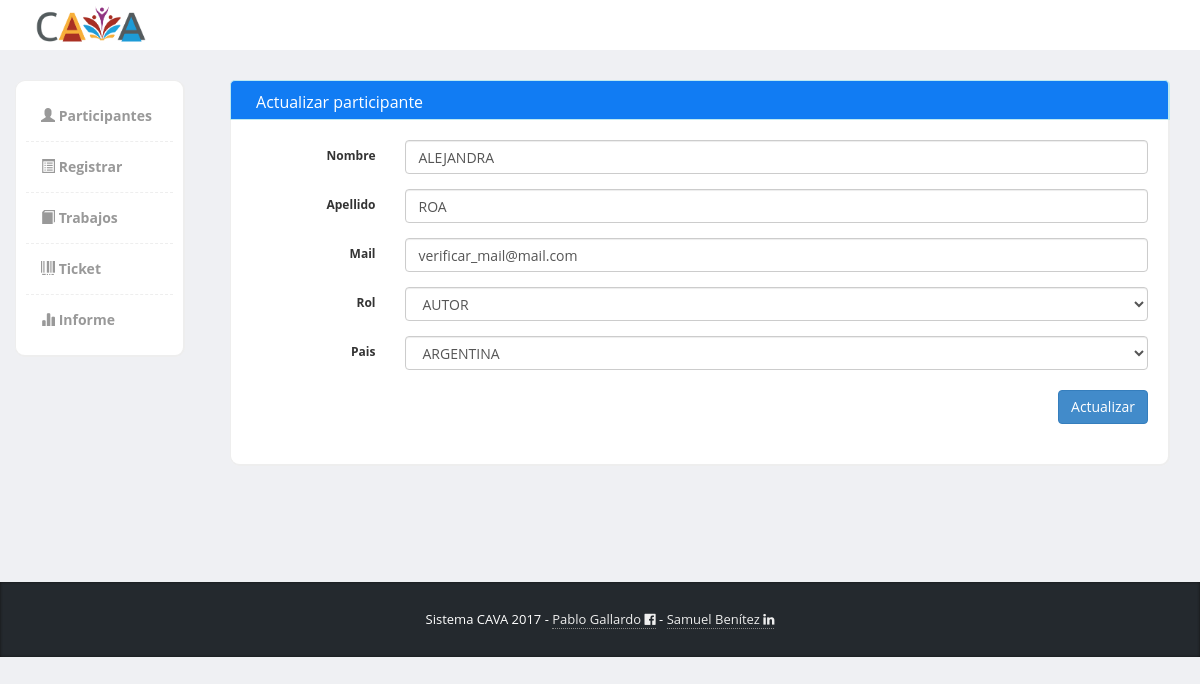
/registro/modificar/147, run on the app's committed database.
### tables this page shows
CREATE TABLE `personas` (
  `id_persona` int(11) NOT NULL,
  `nombre` varchar(64) NOT NULL,
  `apellido` varchar(64) NOT NULL,
  `mail` varchar(100) NOT NULL,
  `id_rol` int(11) NOT NULL,
  `id_pais` int(11) NOT NULL
);

### application/controllers/registro.php (called while the page is built, shortened)
<?php
class Registro extends CI_Controller {
	public function __construct(){
		$this->load->library('form_validation');
		$this->load->model('rol_model');
		$this->load->model('pais_model');
		$this->load->model('personas_model');
	}
	public function modificar($id = null){
		$personas = $this->personas_model->get_id($id);
		if(count($personas) > 0 ){
			foreach ($personas as $persona) {
				$data['nombre']   = $persona->nombre;
				$data['apellido'] = $persona->apellido;
				$data['mail']	  = $persona->mail;
				$data['id_rol']	  = $persona->id_rol;
				$data['id_pais']  = $persona->id_pais;
			}
			$data['id_persona'] = $id;
			$data['roles'] 		=  $this->rol_model->get();
			$data['paises'] 	= $this->pais_model->get();
			$this->load->view('commons/header_menu_view');
			$this->load->view('registro_update_view',$data);
			$this->load->view('commons/footer_view');
		}
		else
			redirect('participantes');
	}
}

### index.php (called while the page is built, shortened)
<?php
require_once BASEPATH.'core/CodeIgniter.php';

### application/models/personas_model.php (called while the page is built, shortened)
<?php
class personas_model extends CI_model {
	function get_id($id = null){
		$this->db->where('id_persona',$id);
		$query = $this->db->get('personas');
		return $query->result();
	}
}

### application/models/rol_model.php (called while the page is built, shortened)
<?php
class rol_model extends CI_model {
	function get(){
		return $this->db->get('rol')->result();
	}
}

### application/models/pais_model.php (called while the page is built, shortened)
<?php
class pais_model extends CI_model {
	function get(){
		return $this->db->get('pais')->result();
	}
}

### application/views/registro_update_view.php (the view, shortened to what this page needs)
<div class="col-md-12 panel-info">
			  			<div class="content-box-header panel-heading">
		  					<div class="panel-title ">Actualizar participante</div>
			  			</div>
			  			<div class="content-box-large box-with-header">
				  			<div id="rootwizard">
								<div class="tab-content">
								    <div class="tab-pane active" id="tab1">
								      <form class="form-horizontal" role="form" method="post" action="<?=base_url('registro/actualizar')?>">
										  <div class="form-group">
										    <label for="inputEmail3" class="col-sm-2 control-label">Nombre</label>
										    <div class="col-sm-10">
										      <input name="nombre" value="<?php echo (isset($nombre)) ? $nombre : set_value('nombre')?>" type="text" class="form-control" id="inputEmail3" placeholder="">
										    </div>
										  </div>
										  <div class="form-group">
										    <label for="inputPassword3" class="col-sm-2 control-label">Apellido</label>
										    <div class="col-sm-10">
										      <input name="apellido" value="<?php echo (isset($apellido)) ? $apellido : set_value('apellido')?>"  type="text" class="form-control" id="inputPassword3" placeholder="">
										    </div>
										  </div>
										  <div class="form-group">
										    <label for="inputPassword3" class="col-sm-2 control-label">Mail</label>
										    <div class="col-sm-10">
										      <input name="mail" value="<?php echo (isset($mail)) ? $mail : set_value('mail')?>" type="mail" class="form-control" id="inputPassword3" placeholder="">
										    </div>
										  </div>
										  <div class="form-group">
										    <label for="inputPassword3" class="col-sm-2 control-label">Rol</label>
										    <div class="col-sm-10">
										        <select name="id_rol" class="form-control" id="inputPassword3" required="">
											      	<?php foreach ($roles as $rol):?>
											      		<?php if($rol->id_rol == $id_rol): ?>
											      			<option value="<?=$rol->id_rol?>" selected><?=$rol->rol?></option>
											      		<?php else: ?>
											      			<option value="<?=$rol->id_rol?>"><?=$rol->rol?></option>
											      		<?php endif;?>
											      	<?php endforeach;?>
										        </select>
										    </div>
										  </div>
										  <div class="form-group">
										    <label for="inputPassword3" class="col-sm-2 control-label">Pais</label>
										    <div class="col-sm-10">
										      <select name="id_pais" class="form-control" id="inputPassword3" placeholder="">
										      	<?php foreach ($paises as $pais):?>
										      		<?php if($pais->id_pais == $id_pais): ?>
										      			<option value="<?=$pais->id_pais?>" selected><?=$pais->pais?></option>
										      		<?php else: ?>
										      			<option value="<?=$pais->id_pais?>"><?=$pais->pais?></option>
										      		<?php endif;?>
										      	<?php endforeach;?>
										      </select>
										    </div>
										  </div>
								    </div>
									<ul class="pager wizard">
									  	<input type="submit" class="btn btn-primary pull-right" value="Actualizar">
									</ul>
								</div>
							</div>
						</div>
</div>

### assets/template/css/styles.css (style rules this page uses)
.panel-info>.panel-heading { color: #ffffff; background-color: #117cf3; border-color: #bce8f1; }
body { font-family: 'Open Sans', sans-serif; background-color: #f7f7f7; position: relative; margin: 0px; font-size: 12px; padding: 0px; }
.content-box, .content-box-large { margin-bottom:30px; background:#fff; border-radius:10px; padding:10px; border-left:1px solid #eee; border-top:1px solid #eee; border-right:2px solid #eee; border-bottom:2px solid #eee; }
.content-box-large { padding: 20px; }
.box-with-header { border-top: none; border-top-left-radius:0px; border-top-right-radius:0px; }
.content-box-header { min-height: 40px; font-size: 16px; background:#f5f5f5; border-top-left-radius:5px; border-top-right-radius:5px; padding:10px; border-left:1px solid #eee; border-top:1px solid #eee; border-right:2px solid #eee; }
.content-box-header:after { clear:both; }
body { background-color: #eff0f3; }
.panel-heading>.panel-title, .content-box-header .panel-title { float: left; padding: 10px 15px; padding-top: 0px; }

### data on the page
personas: nombre "ALEJANDRA", apellido "ROA", mail "verificar_mail@mail.com"

### other printed values
form field id_rol "AUTOR"
form field id_pais "ARGENTINA"
